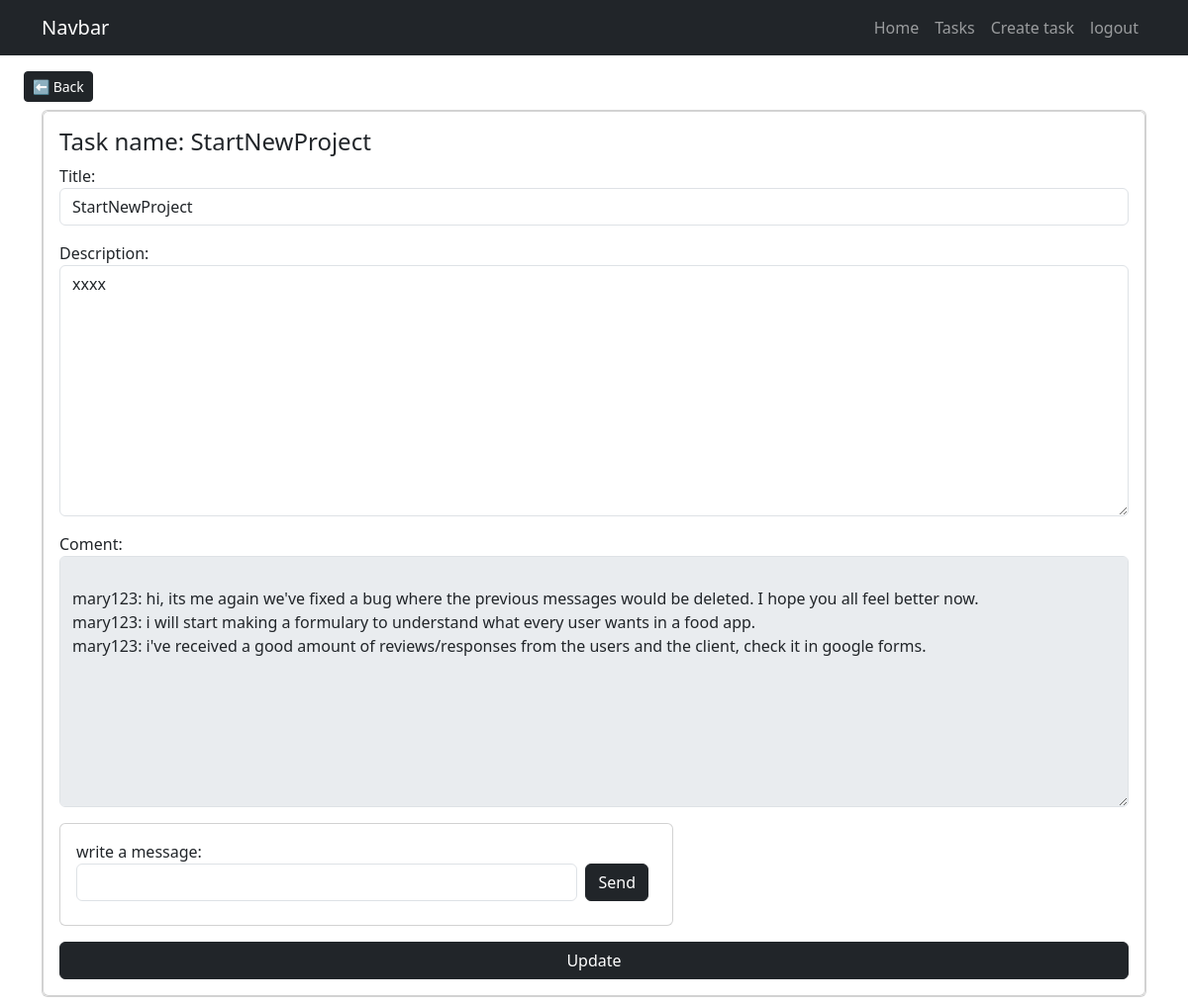
Page /tasks/manage/group/task/12/ (signed in) on the committed database.
### tasks/models.py (models this page shows, shortened)
class TaskGroup(models.Model):
    title = models.CharField(max_length=100)
    description = models.TextField(blank=True)
    created = models.DateTimeField(auto_now_add=True)
    datecompleted = models.DateTimeField(null=True, blank=True)
    coment= models.TextField(blank=True)
    group = models.ForeignKey(GroupUsers, on_delete=models.CASCADE, related_name='task_groups')

### tasks/views.py (the view, shortened to what this page needs)
# urls.py: path('tasks/manage/group/task/<int:taskgroup_id>/',views.task_group_detail, name="groupTaskDetail"),
@login_required
def task_group_detail(request, taskgroup_id):
    if request.method == 'GET':
        task = get_object_or_404(TaskGroup, pk=taskgroup_id)
        form = TaskGroupForm(instance=task)
        form.onlyComentView()
        return render(request, 'group_taskdetail.html',{'task':task , 'form':form})

### tasks/forms.py
class TaskGroupForm(forms.ModelForm):
    class Meta:
        model = TaskGroup
        fields = ['title','description','coment']
        widgets = {
            'title':forms.TextInput(attrs={'class':'form-control ','placeholder':'write a title'}),
            'description':forms.Textarea(attrs={'class':'form-control ','placeholder':'write a title'}),
            'coment':forms.Textarea(attrs={'class':'form-control '})
        }
    def onlyComentView(self):
        self.fields['coment'].disabled = True

### tasks/templates/group_taskdetail.html (shortened to what this page needs)
{% extends 'base.html' %}
{% block content %}
<button class="btn btn-dark btn-sm text-white mx-4 mt-3">
    <a class="text-decoration-none py-1 text-white" href="{% url 'modifyGroup' task.group.id %}"> ⬅ Back</a>
</button>
<main class="container py-2">
    <div class="card">
        <div class="card card-body">
            <h4>Task name: {{ task.title }}</h4>
            <form method="POST">
                {{form.as_p}}
                <div class="row ">
                    <div class="col-md-7">
                        <div class="card">
                            <div class="card-body">
                                <form class="row" action="{% url 'sendComment' task.id %}" method="POST">
                                    <div class="col">
                                        <div class="row">
                                            <div class="col-3">
                                                <label for="yourcoment"> write a message: </label>
                                            </div>
                                        </div>
                                        <div class="d-flex flex-row">
                                            <input class="form-control mt-0 mb-2" type="text" name="yourcoment" id="yourcoment">
                                            <button class="btn btn-dark mx-2 mt-0 mb-2"> Send </button>
                                        </div>
                                    </div>
                                </form>
                            </div>
                        </div>
                    </div>
                </div>
                <div class="d-grid gap-2">
                    <button class="btn btn-dark mt-3 d-grid gap-2"> Update </button>
                </div>
            </form>
        </div>
    </div>
</main>
{% endblock %}

### rows in the picture
TaskGroup: title "StartNewProject", description "xxxx", coment "mary123: hi, its me again we've fixed a bug where the previous messages would be deleted. I hope you all feel better now. mary123: i will start making a formulary to understand what every user wants in a food app. mary123: i've received a good amount of reviews/responses from the users and the client, check it in google forms."
